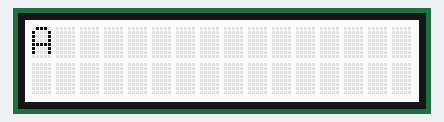
The sketch below on a simulated Arduino Uno, built with avr-gcc and run on an emulated ATmega328P. Shown: 16×2 character LCD.

Above: at 0.11 s.
At 0.82 s:
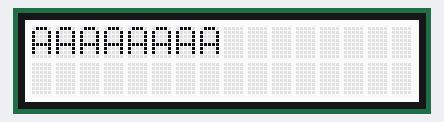
At 1.22 s:
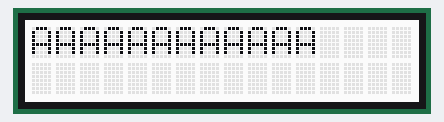
At 1.6 s:
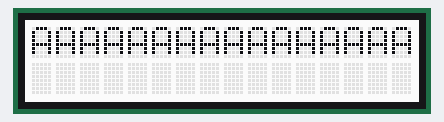
At 4.15 s:
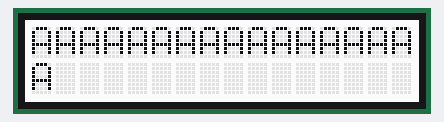
At 5.7 s:
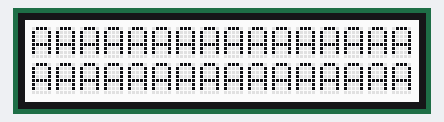

The sketch:

I2C_Test.ino
```cpp
//test I²C
#include <Wire.h> // pour afficheur LCD
#include "rgb_lcd.h" // pour afficheur LCD

rgb_lcd lcd;

void setup() {
    lcd.begin(16, 2);  // set up the LCD's number of columns and rows:
    lcd.setRGB(255, 255, 255); // rétro-éclairage blanc
}

void loop()
{
    //lcd.setCursor(0, 0); // Première colone, première ligne
    lcd.print("A"); // caractère de test entre "" > code Hexadécimal
    delay(100);
}
```

Measured:
- what the display in image 3 shows lasts 2.5 s, from 1.6 s to 4.1 s
